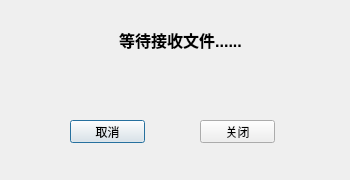
<?xml version="1.0" encoding="UTF-8"?>
<ui version="4.0">
 <class>TcpClient</class>
 <widget class="QDialog" name="TcpClient">
  <property name="geometry">
   <rect>
    <x>0</x>
    <y>0</y>
    <width>350</width>
    <height>180</height>
   </rect>
  </property>
  <property name="windowTitle">
   <string>接收端</string>
  </property>
  <widget class="QLabel" name="tcpClientStatuslabel">
   <property name="geometry">
    <rect>
     <x>20</x>
     <y>9</y>
     <width>321</width>
     <height>61</height>
    </rect>
   </property>
   <property name="font">
    <font>
     <pointsize>12</pointsize>
     <weight>75</weight>
     <bold>true</bold>
    </font>
   </property>
   <property name="text">
    <string>等待接收文件......</string>
   </property>
   <property name="alignment">
    <set>Qt::AlignCenter</set>
   </property>
  </widget>
  <widget class="QPushButton" name="tcpClientBtn">
   <property name="geometry">
    <rect>
     <x>70</x>
     <y>120</y>
     <width>75</width>
     <height>23</height>
    </rect>
   </property>
   <property name="text">
    <string>取消</string>
   </property>
  </widget>
  <widget class="QPushButton" name="tcpClientCloseBtn">
   <property name="geometry">
    <rect>
     <x>200</x>
     <y>120</y>
     <width>75</width>
     <height>23</height>
    </rect>
   </property>
   <property name="text">
    <string>关闭</string>
   </property>
  </widget>
 </widget>
 <resources/>
 <connections/>
</ui>
